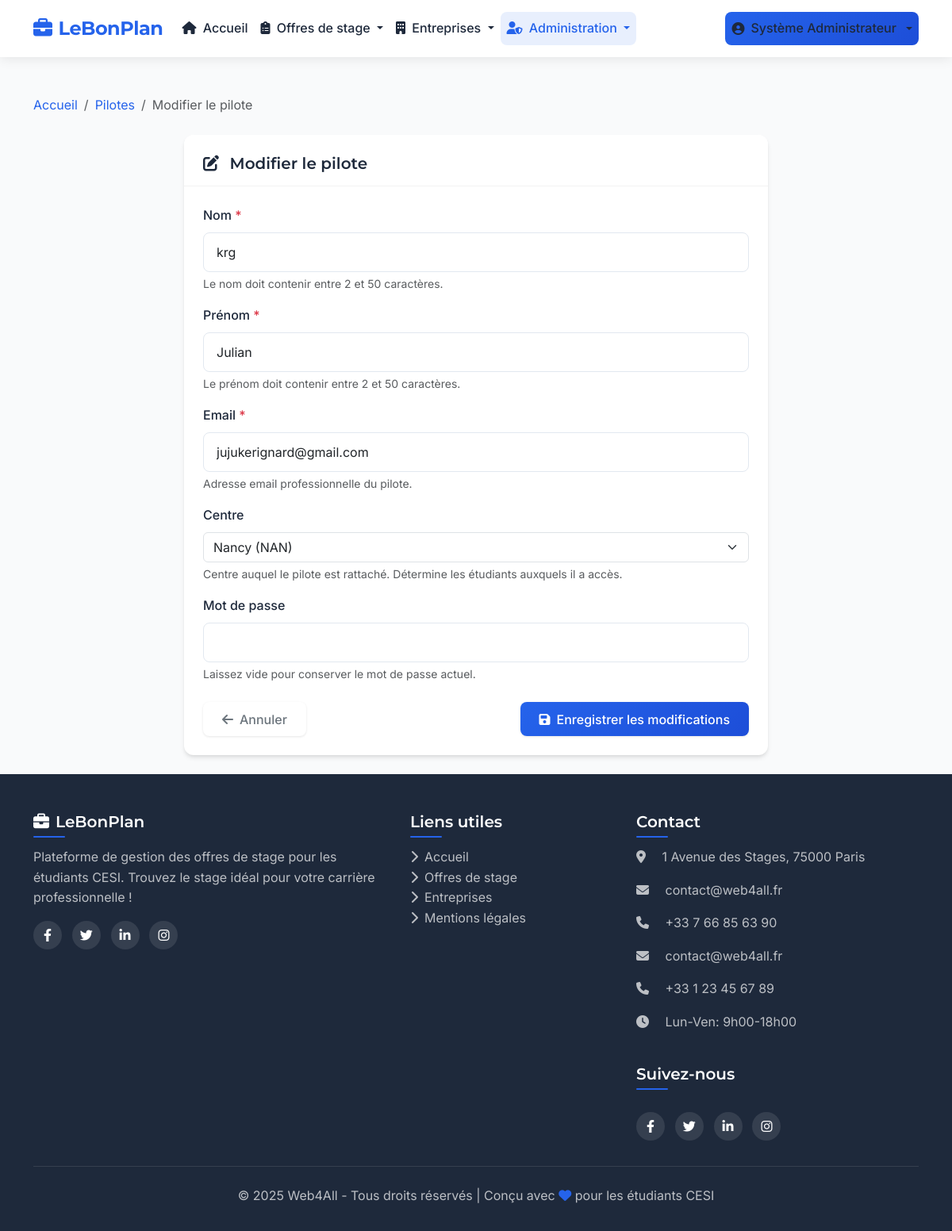
/index.php?page=pilotes&action=modifier&id=3 (signed in), run on the app's committed database.
### tables this page shows
CREATE TABLE `pilotes` (
  `id` int NOT NULL,
  `user_id` int NOT NULL,
  `nom` varchar(50) NOT NULL,
  `prenom` varchar(50) NOT NULL,
  `created_at` datetime NOT NULL,
  `updated_at` datetime DEFAULT CURRENT_TIMESTAMP ON UPDATE CURRENT_TIMESTAMP,
  `centre_id` int DEFAULT NULL
);

CREATE TABLE `utilisateurs` (
  `id` int NOT NULL,
  `email` varchar(100) NOT NULL,
  `password` varchar(255) NOT NULL,
  `role` enum('admin','pilote','etudiant') NOT NULL,
  `created_at` datetime NOT NULL,
  `updated_at` datetime DEFAULT CURRENT_TIMESTAMP ON UPDATE CURRENT_TIMESTAMP
);

### controllers/PiloteController.php (called while the page is built, shortened)
<?php
class PiloteController {
    private $piloteModel;
    private $centreModel;
    public function __construct() {
        require_once MODELS_PATH . '/Pilote.php';
        $this->piloteModel = new Pilote();
        require_once MODELS_PATH . '/Centre.php';
        $this->centreModel = new Centre();
    }
    public function modifier() {
        $id = isset($_GET['id']) ? (int)$_GET['id'] : 0;
        $pilote = $this->piloteModel->getById($id);
        $centres = $this->centreModel->getAllForSelect();
        include VIEWS_PATH . '/pilotes/form.php';
    }
}

### includes/functions.php (called while the page is built, shortened)
<?php
function url($page = 'accueil', $action = '', $params = []) {
    $baseUrl = rtrim(URL_ROOT, '/');
    $url = $baseUrl . '/index.php';
    $queryParams = ['page' => $page];
    if (!empty($action)) {
        $queryParams['action'] = $action;
    }
    if (!empty($params)) {
        $queryParams = array_merge($queryParams, $params);
    }
    return $url . '?' . http_build_query($queryParams);
}

### models/Pilote.php (called while the page is built, shortened)
<?php
class Pilote {
    private $conn;
    private $table = 'pilotes';
    private $usersTable = 'utilisateurs';
    public function __construct() {
        require_once ROOT_PATH . '/config/database.php';
        try {
            $database = new Database();
            $this->conn = $database->getConnection();
        } catch (Exception $e) {
            $this->dbError = true;
            error_log("Exception dans Pilote::__construct(): " . $e->getMessage());
        }
    }
    public function getById($id) {
        try {
            $query = "SELECT p.*, u.email, u.role, c.nom as centre_nom, c.code as centre_code
                     FROM {$this->table} p
                     LEFT JOIN {$this->usersTable} u ON p.user_id = u.id
                     LEFT JOIN centres c ON p.centre_id = c.id
                     WHERE p.id = :id";
            $stmt = $this->conn->prepare($query);
            $stmt->bindParam(':id', $id, PDO::PARAM_INT);
            $stmt->execute();
            $row = $stmt->fetch(PDO::FETCH_ASSOC);
            $pilote = [
                'id' => $row['id'],
                'user_id' => $row['user_id'],
                'nom' => $row['nom'],
                'prenom' => $row['prenom'],
                'email' => $row['email'],
                'role' => $row['role'],
                'centre_id' => $row['centre_id'],
                'centre_nom' => $row['centre_nom'],
                'centre_code' => $row['centre_code'],
                'created_at' => $row['created_at'],
                'updated_at' => $row['updated_at']
            ];
            return $pilote;
        } catch (PDOException $e) {
            error_log("Erreur lors de la récupération du pilote: " . $e->getMessage());
            return false;
        }
    }
}

### config/database.php (called while the page is built, shortened)
<?php
class Database {
    private $host = 'localhost';
    private $db_name = 'stages_db';
    private $username = 'julian';
    private $password = 'hM+8jfB8;9';
    private $conn = null;
    public function getConnection() {
        try {
            $this->conn = new PDO(
                "mysql:host={$this->host};dbname={$this->db_name}",
                $this->username,
                $this->password
            );
            $this->conn->setAttribute(PDO::ATTR_ERRMODE, PDO::ERRMODE_EXCEPTION);
            $this->conn->exec("SET NAMES utf8");
        } catch(PDOException $e) {
            $errorMessage = "Erreur de connexion à la base de données : " . $e->getMessage();
            error_log($errorMessage);
            if (defined('ENVIRONMENT') && ENVIRONMENT === 'development') {
                echo "<div style='border:1px solid #dc3545; padding:10px; margin:10px; background-color:#f8d7da; color:#721c24;'>";
                echo "<h3>Erreur de connexion à la base de données</h3>";
                echo "<p><strong>Message:</strong> " . $e->getMessage() . "</p>";
                echo "<p><strong>Code:</strong> " . $e->getCode() . "</p>";
                echo "<p>Vérifiez que:</p>";
                echo "<ul>";
                echo "<li>Le serveur MySQL est démarré</li>";
                echo "<li>Les identifiants dans config/database.php sont corrects</li>";
                echo "<li>La base de données '{$this->db_name}' existe</li>";
                echo "</ul>";
                echo "</div>";
            } else {
                error_log("Erreur de connexion à la base de données: " . $e->getMessage());
            }
            $this->conn = null;
        }
        return $this->conn;
    }
}

### models/Centre.php (called while the page is built, shortened)
<?php
class Centre {
    private $conn;
    private $table = 'centres';
    public function __construct() {
        require_once ROOT_PATH . '/config/database.php';
        try {
            $database = new Database();
            $this->conn = $database->getConnection();
        } catch (Exception $e) {
            $this->dbError = true;
            error_log("Exception dans Centre::__construct(): " . $e->getMessage());
        }
    }
    public function getAllForSelect() {
        try {
            $query = "SELECT id, nom, code FROM {$this->table} ORDER BY nom ASC";
            $stmt = $this->conn->prepare($query);
            $stmt->execute();
            $centres = [];
            while ($row = $stmt->fetch(PDO::FETCH_ASSOC)) {
                $centres[] = [
                    'id' => $row['id'],
                    'nom' => $row['nom'] . ' (' . $row['code'] . ')'
                ];
            }
            return $centres;
        } catch (PDOException $e) {
            error_log("Erreur lors de la récupération des centres pour select: " . $e->getMessage());
            return [];
        }
    }
}

### views/pilotes/form.php (the view, shortened to what this page needs)
<?php
include ROOT_PATH . '/views/templates/header.php';
$isEdit = isset($pilote['id']);
?>
    <div class="container mt-4">
        <nav aria-label="breadcrumb" class="mb-4">
            <ol class="breadcrumb">
                <li class="breadcrumb-item"><a href="<?php echo url(); ?>">Accueil</a></li>
                <li class="breadcrumb-item"><a href="<?php echo url('pilotes'); ?>">Pilotes</a></li>
                <li class="breadcrumb-item active" aria-current="page">
                    <?php echo $isEdit ? 'Modifier le pilote' : 'Ajouter un pilote'; ?>
                </li>
            </ol>
        </nav>
        <div class="row">
            <div class="col-lg-8 mx-auto">
                <div class="card shadow-sm">
                    <div class="card-header bg-white">
                        <h5 class="mb-0">
                            <i class="fas fa-<?php echo $isEdit ? 'edit' : 'plus-circle'; ?> me-2"></i>
                            <?php echo $isEdit ? 'Modifier le pilote' : 'Ajouter un nouveau pilote'; ?>
                        </h5>
                    </div>
                    <div class="card-body">
                        <form action="<?php echo $isEdit ? url('pilotes', 'modifier', ['id' => $pilote['id']]) : url('pilotes', 'creer'); ?>"
                              method="post"
                              class="needs-validation"
                              novalidate>
                            <div class="mb-3">
                                <label for="nom" class="form-label">Nom <span class="text-danger">*</span></label>
                                <input type="text"
                                       class="form-control"
                                       id="nom"
                                       name="nom"
                                       value="<?php echo htmlspecialchars($pilote['nom']); ?>"
                                       required
                                       minlength="2"
                                       maxlength="50">
                                <div class="form-text">Le nom doit contenir entre 2 et 50 caractères.</div>
                            </div>
                            <div class="mb-3">
                                <label for="prenom" class="form-label">Prénom <span class="text-danger">*</span></label>
                                <input type="text"
                                       class="form-control"
                                       id="prenom"
                                       name="prenom"
                                       value="<?php echo htmlspecialchars($pilote['prenom']); ?>"
                                       required
                                       minlength="2"
                                       maxlength="50">
                                <div class="form-text">Le prénom doit contenir entre 2 et 50 caractères.</div>
                            </div>
                            <div class="mb-3">
                                <label for="email" class="form-label">Email <span class="text-danger">*</span></label>
                                <input type="email"
                                       class="form-control"
                                       id="email"
                                       name="email"
                                       value="<?php echo htmlspecialchars($pilote['email']); ?>"
                                       required>
                                <div class="form-text">Adresse email professionnelle du pilote.</div>
                            </div>
                            <div class="mb-3">
                                <label for="centre_id" class="form-label">Centre</label>
                                <select class="form-select" id="centre_id" name="centre_id">
                                    <?php foreach ($centres as $centre): ?>
                                        <option value="<?php echo $centre['id']; ?>" <?php echo (isset($pilote['centre_id']) && $pilote['centre_id'] == $centre['id']) ? 'selected' : ''; ?>>
                                            <?php echo htmlspecialchars($centre['nom']); ?>
                                        </option>
                                    <?php endforeach; ?>
                                </select>
                                <div class="form-text">Centre auquel le pilote est rattaché. Détermine les étudiants auxquels il a accès.</div>
                            </div>
                            <div class="mb-3">
                                <label for="password" class="form-label">
                                    Mot de passe <?php echo $isEdit ? '' : '<span class="text-danger">*</span>'; ?>
                                </label>
                                <input type="password"
                                       class="form-control"
                                       id="password"
                                       name="password"
                                    <?php echo $isEdit ? '' : 'required'; ?>
                                       minlength="6">
                                <div class="form-text">
                                    <?php echo $isEdit ? 'Laissez vide pour conserver le mot de passe actuel.' : 'Le mot de passe doit contenir au moins 6 caractères.'; ?>
                                </div>
                            </div>
                            <div class="d-flex justify-content-between mt-4">
                                <a href="<?php echo url('pilotes'); ?>" class="btn btn-outline-secondary">
                                    <i class="fas fa-arrow-left me-2"></i>Annuler
                                </a>
                                <button type="submit" class="btn btn-primary">
                                    <i class="fas fa-save me-2"></i><?php echo $isEdit ? 'Enregistrer les modifications' : 'Créer le pilote'; ?>
                                </button>
                            </div>
                        </form>
                    </div>
                </div>
            </div>
        </div>
    </div>
<?php include ROOT_PATH . '/views/templates/footer.php'; ?>

### public/css/style.css (style rules this page uses)
:root { --primary: #2563eb; --primary-dark: #1d4ed8; --primary-light: #60a5fa; --secondary: #10b981; --secondary-dark: #059669; --secondary-light: #34d399; --success: #10b981; --warning: #f59e0b; --danger: #ef4444; --info: #3b82f6; --dark: #1e293b; --medium: #64748b; --light: #f8fafc; --white: #ffffff; --border-radius: 8px; --border-radius-lg: 12px; --border-radius-sm: 4px; --box-shadow: 0 4px 6px -1px rgba(0, 0, 0, 0.1), 0 2px 4px -1px rgba(0, 0, 0, 0.06); --box-shadow-lg: 0 10px 15px -3px rgba(0, 0, 0, 0.1), 0 4px 6px -2px rgba(0, 0, 0, 0.05); --transition: all 0.3s ease; --font-primary: 'Inter', -apple-system, BlinkMacSystemFont, 'Segoe UI', Roboto, Oxygen, Ubuntu, Cantarell, sans-serif; --font-secondary: 'Montserrat', sans-serif; }
* { box-sizing: border-box; margin: 0; padding: 0; }
html { scroll-behavior: smooth; scroll-padding-top: 80px; }
body { font-family: var(--font-primary); line-height: 1.6; color: var(--dark); background-color: #f9fafb; min-height: 100vh; display: flex; flex-direction: column; position: relative; overflow-x: hidden; }
h1, h2, h3, h4, h5, h6 { font-family: var(--font-secondary); margin-bottom: 1rem; font-weight: 600; line-height: 1.2; color: var(--dark); }
a { color: var(--primary); text-decoration: none; transition: var(--transition); }
.btn { border-radius: var(--border-radius); font-weight: 500; padding: 0.6rem 1.5rem; transition: var(--transition); border: none; box-shadow: 0 1px 3px rgba(0, 0, 0, 0.1); }
.btn-primary { background: linear-gradient(135deg, var(--primary), var(--primary-dark)); border-color: var(--primary); }
.card { border: none; border-radius: var(--border-radius-lg); box-shadow: var(--box-shadow); transition: var(--transition); overflow: hidden; height: 100%; background-color: var(--white); }
.card-header { background-color: transparent; border-bottom: 1px solid rgba(0, 0, 0, 0.05); padding: 1.5rem 1.5rem 1rem; }
.card-body { padding: 1.5rem; }
.form-control { border-radius: var(--border-radius); padding: 0.75rem 1rem; border: 1px solid #e2e8f0; transition: var(--transition); }
.form-label { font-weight: 500; margin-bottom: 0.5rem; color: var(--dark); }
.shadow-sm { box-shadow: var(--box-shadow) !important; }

### public/css/custom.css (style rules this page uses)
.card { transition: transform 0.3s ease, box-shadow 0.3s ease; }
.btn { transition: transform 0.3s ease, box-shadow 0.3s ease, background-color 0.3s ease; }

### data on the page
pilotes: nom "krg", prenom "Julian", email "jujukerignard@gmail.com", centre_id "Nancy (NAN)"

### other printed values
SITE_NAME "LeBonPlan"
$_SESSION['prenom'] "Système"
$_SESSION['nom'] "Administrateur"
